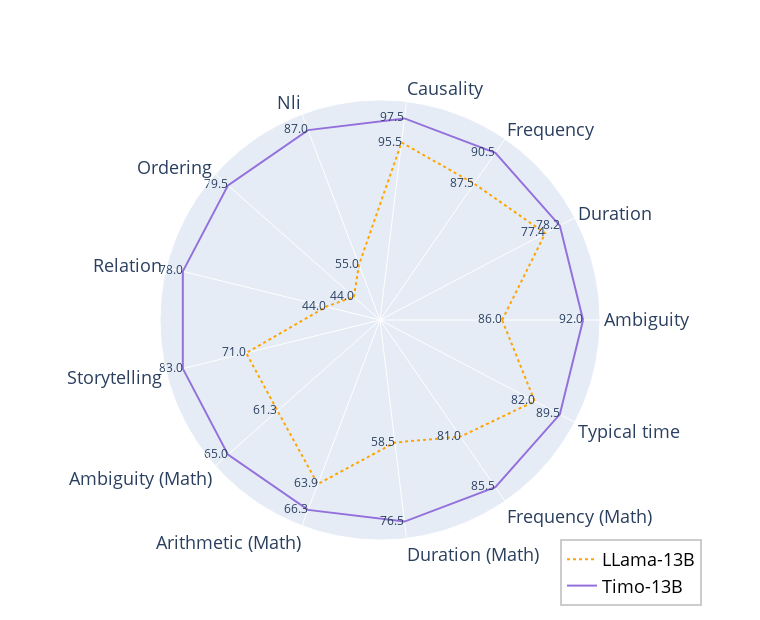

Notebook code for this chart:
### Code cell
math_tasks_categories = ['Ambiguity', 'Duration', 'Frequency', 'Causality', 'Nli', 'Ordering', 'Relation', 'Storytelling', 'Ambiguity (Math)', 'Arithmetic (Math)', 'Duration (Math)', 'Frequency (Math)', 'Typical time']

llama_data = [70.0, 74.4, 80.5, 90.5, 50.0, 40.0, 44.0, 67.0, 52.3, 60.9, 58.5, 70.0, 82.0]
llama_data_text = [86.0, 77.4, 87.5, 95.5, 55.0, 44.0, 44.0, 71.0, 61.3, 63.9, 58.5, 81.0, 82.0]
mathllama_data = [80.0, 62.4, 70.5, 97.5, 56.0, 45.0, 52.0, 75.0, 60.3, 69.0, 72.0, 80.5, 74.0]
mathllama_data_text = [88.0, 74.4, 84.5, 97.5, 56.0, 45.0, 52.0, 75.0, 64.3, 69.0, 72.0, 84.5, 78.0]
timo_data = [92.0, 78.2, 90.5, 97.5, 87.0, 79.5, 78.0, 83.0, 65.0, 66.3, 76.5, 85.5, 89.5]
timo_data_text = [92.0, 78.2, 90.5, 97.5, 87.0, 79.5, 78.0, 83.0, 65.0, 66.3, 76.5, 85.5, 89.5]

fig = go.Figure()

fig.add_trace(go.Scatterpolar(
      mode='lines+text',
      r=[i/j for i,j in zip(llama_data + [llama_data[0]], timo_data + [timo_data[0]])],
      theta= math_tasks_categories + [math_tasks_categories[0]],
      fill= 'none',
      name= 'LLama-13B',
      line=dict(color='orange', dash='dot'),
      text=llama_data_text,
      textposition='middle left',
))

# fig.add_trace(go.Scatterpolar(
#       mode='lines+text',
#       r=[i/j for i,j in zip(mathllama_data + [mathllama_data[0]], timo_data + [timo_data[0]])],
#       theta= math_tasks_categories + [math_tasks_categories[0]],
#       fill= 'none',
#       name= 'MathLLama-13B',
#       line=dict(color='skyblue', dash='dot'),
#       text=mathllama_data_text,
#       textposition='middle left',
# ))

fig.add_trace(go.Scatterpolar(
      mode='lines+text',
      r=[i/j for i,j in zip(timo_data + [timo_data[0]], timo_data + [timo_data[0]])],
      theta= math_tasks_categories + [math_tasks_categories[0]],
      fill= 'none',
      name= 'Timo-13B',
      line=dict(color='mediumpurple', dash='solid'),
      text=timo_data_text,
      textposition='middle left',
))

fig.update_layout(
    polar=dict(
        radialaxis=dict(
            visible=False,
            range=[0.4, 1.05]
        ),
        angularaxis=dict(
            tick0='auto',
            tickfont=dict(size=18)  # 设置分类标签的字体大小
        )
    ),
    showlegend=True,
    legend=dict(
        x=0.8,  # 调整图例的水平位置
        y=-0.15,  # 调整图例的垂直位置
        bgcolor='rgba(255, 255, 255, 0.6)',  # 设置图例的背景颜色及透明度
        bordercolor='rgba(0, 0, 0, 0.2)',  # 设置图例的边框颜色及透明度
        borderwidth=2,  # 设置图例的边框宽度
        traceorder="normal",  # 控制图例中图例项的顺序
        font=dict(  # 设置图例文字的属性
            # family="Times New Roman",  # 设置字体
            size=18,  # 设置文字大小
            color="black"  # 设置文字颜色
        ),
        itemsizing='trace'  # 设置图例项的大小为常量
    ),
    height=620,  # 设置画布高度
    width=760  # 设置画布宽度
)


fig.show()

### Figure 1 — Plotly figure (JSON) as saved in the notebook; plotly's stock layout.template omitted (floating-point values rounded to 4 significant figures)
{"data": [{"fill": "none", "line": {"color": "orange", "dash": "dot"}, "mode": "lines+text", "name": "LLama-13B", "r": [0.7609, 0.9514, 0.8895, 0.9282, 0.5747, 0.5031, 0.5641, 0.8072, 0.8046, 0.9186, 0.7647, 0.8187, 0.9162, 0.7609], "text": ["86.0", "77.4", "87.5", "95.5", "55.0", "44.0", "44.0", "71.0", "61.3", "63.9", "58.5", "81.0", "82.0"], "textposition": "middle left", "theta": ["Ambiguity", "Duration", "Frequency", "Causality", "Nli", "Ordering", "Relation", "Storytelling", "Ambiguity (Math)", "Arithmetic (Math)", "Duration (Math)", "Frequency (Math)", "Typical time", "Ambiguity"], "type": "scatterpolar"}, {"fill": "none", "line": {"color": "mediumpurple", "dash": "solid"}, "mode": "lines+text", "name": "Timo-13B", "r": [1, 1, 1, 1, 1, 1, 1, 1, 1, 1, 1, 1, 1, 1], "text": ["92.0", "78.2", "90.5", "97.5", "87.0", "79.5", "78.0", "83.0", "65.0", "66.3", "76.5", "85.5", "89.5"], "textposition": "middle left", "theta": ["Ambiguity", "Duration", "Frequency", "Causality", "Nli", "Ordering", "Relation", "Storytelling", "Ambiguity (Math)", "Arithmetic (Math)", "Duration (Math)", "Frequency (Math)", "Typical time", "Ambiguity"], "type": "scatterpolar"}], "layout": {"height": 620, "legend": {"bgcolor": "rgba(255, 255, 255, 0.6)", "bordercolor": "rgba(0, 0, 0, 0.2)", "borderwidth": 2, "font": {"color": "black", "size": 18}, "itemsizing": "trace", "traceorder": "normal", "x": 0.8, "y": -0.15}, "polar": {"angularaxis": {"tick0": "auto", "tickfont": {"size": 18}}, "radialaxis": {"range": [0.4, 1.05], "visible": false}}, "showlegend": true, "width": 760}}
